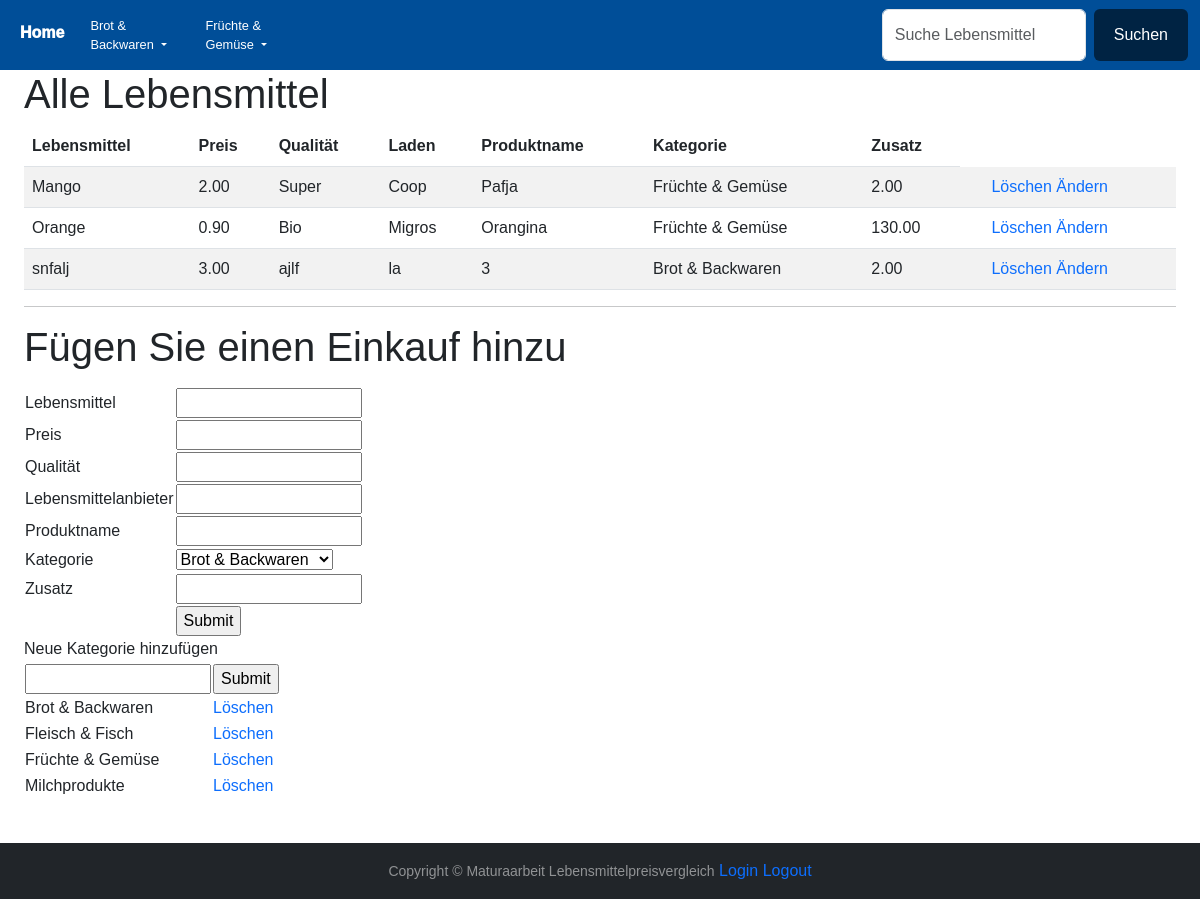
Page /add_category on the committed database.
### app.py (models this page shows)
class Produkt(db.Model):
    id = db.Column(db.Integer, primary_key=True)
    preis = db.Column(db.Numeric(scale=2), unique=False, nullable=False)
    lebensmittel = db.Column(db.String(120), unique=False, nullable=False)
    quali = db.Column(db.String(120), unique=False, nullable=False)
    laden= db.Column(db.String(120), unique=False, nullable=False)
    produktname = db.Column(db.String(120), unique=False, nullable=False)
    kategorie = db.Column(db.String(120), unique=False, nullable=False)
    zusatz = db.Column(db.Numeric(scale=2), unique=False, nullable=True)

class Kategorie(db.Model):
    id = db.Column(db.Integer, primary_key=True)
    name = db.Column(db.String(120), unique=True, nullable=False)

### app.py (the view, shortened to what this page needs)
@app.route("/add_category", methods=["GET", "POST"])
def add_category():
    lebensmittel = db.session.execute(db.select(Produkt).group_by(Produkt.lebensmittel)).scalars()
    lebensmittel=list(lebensmittel)
    products = db.session.execute(db.select(Produkt).order_by(Produkt.lebensmittel)).scalars()
    products=list(products)
    categories = Produkt.query.group_by(Produkt.kategorie).distinct()
    categories = list(categories)
    cat = Kategorie.query.order_by(Kategorie.name).all()
    cat = list(cat)
    return render_template("admin.html", lebensmittel=lebensmittel, products=products, categories=categories, cat=cat)

### app.py (called while the page is built)
@app.before_request
def before_request():
    g.user = None
    if "user" in session:
        g.user = session["user"]

### templates/admin.html (shortened to what this page needs)
{% extends "base.html" %}
{% block content %}
<h1>Alle Lebensmittel</h1>
<div class="grocery-table">
    <table class="table table-striped">
        <thead>
            <tr>
                <th>Lebensmittel</th>
                <th>Preis</th>
                <th>Qualität</th>
                <th>Laden</th>
                <th>Produktname</th>
                <th>Kategorie</th>
                <th>Zusatz</th>
            </tr>
        </thead>
        <tbody>
            {% for grocery in products %}
            <tr>
                <td>{{ grocery.lebensmittel }}</td>
                <td>{{ grocery.preis }}</td>
                <td>{{ grocery.quali }}</td>
                <td>{{ grocery.laden }}</td>
                <td>{{ grocery.produktname }}</td>
                <td>{{ grocery.kategorie }}</td>
                <td>{{ grocery.zusatz}}</td>
                <td></td>
                <td><a href="{{ url_for('delete', id=grocery.id) }}">Löschen</a> <a href="{{ url_for('update', id=grocery.id) }}">Ändern</a></td>
            </tr>
            {% endfor %}
        </tbody>
    </table>
</div>
<hr>
<h1>Fügen Sie einen Einkauf hinzu</h1>
<form method="post" action="{{url_for("add_grocery")}}">
    <table>
        <tbody>
            <tr>
                <td>Lebensmittel</td>
                <td><input type="text" name="lebensmittel" required></td>
            </tr>
            <tr>
                <td>Preis</td>
                <td><input type="number" name="preis" step=".01" required></td>
            </tr>
            <tr>
                <td>Qualität</td>
                <td><input type="text" name="quali" required></td>
            </tr>
            <tr>
                <td>Lebensmittelanbieter</td>
                <td><input type="text" name="laden" required></td>
            </tr>
            <tr>
                <td>Produktname</td>
                <td><input type="text" name="produktname" required></td>
            </tr>
            <tr>
                <td>Kategorie</td>
                <td>
                    <select name="category" id="category">
                        {% for category in cat %}
                            <option value="{{category.name}}">{{category.name}}</option>
                        {% endfor %}
                    </select>
                </td>
            </tr>
            <tr>
                <td>Zusatz</td>
                <td><input type="number" name="zusatz" step=".01" required></td>
            </tr>
            <tr>
                <td></td><td><input type="submit" id="newgrocery"></td>
            </tr>
        </tbody>
    </table>
</form>
<form method="post" action="{{url_for("add_category")}}">
    <table>
        <th>
            <tr>
                <label for="cat">Neue Kategorie hinzufügen</label>
                <td><input type="text" name="cat" action="{{ url_for("admin")}}"></td><td><input type="submit" form="newcategory"></td>
            </tr>
        </th>
        <tbody>
            {% for category in cat %}
            <tr>
                <td>
                    {{category.name}}
                </td>
                <td>
                    <a href="{{ url_for("catdel", id=category.id) }}">Löschen</a>
                </td>
            </tr>
            {% endfor %}
        </tbody>
    </table>
</form>
{% endblock %}

### templates/base.html (shortened to what this page needs)
<!doctype html>
<html lang="en">
  <head>
    <link href="https://cdn.jsdelivr.net/npm/bootstrap@5.3.0-alpha3/dist/css/bootstrap.min.css" rel="stylesheet">
    <link rel="stylesheet" href="/static/style.css">
  </head>
  <body>
    <nav class="navbar navbar-expand-lg bg-body-primary" id="navbar">
      <div class="container-fluid">
        <div class="collapse navbar-collapse" id="navbarSupportedContent">
          <ul class="navbar-nav me-auto mb-2 mb-lg-0 ">
            <li class="nav-item">
              <a class="nav-link home weisseschrift center-vertical" aria-current="page" href="{{ url_for("home") }}">Home</a>
            </li>
            {% for category in categories %}
            <li class="nav-item dropdown">
               <a class="nav-link dropdown-toggle weisseschrift breite wrap-text shadow-none" href="{{ url_for("kategorie", kategorie=category.kategorie) }}" role="button" data-bs-toggle="dropdown" aria-expanded="false">
                 {{ category.kategorie }}
               </a>
            </li>
          {% endfor %}
           </ul>
          <form method="POST" action="{{ url_for("search") }}" class="d-flex" role="search">
            <input class="form-control me-2" type="search" placeholder="Suche Lebensmittel" aria-label="Search" name="searched" required>
            <button class="btn search" type="submit">Suchen</button>
          </form>
        </div>
      </div>
    </nav>
    <div class="content-page">
      {%block content%}
      {%endblock%}
    </div>
    <footer id="sticky-footer" class="flex-shrink-0 py-3 bg-dark text-white-50">
      <div class="container text-center">
       <small>Copyright &copy; Maturaarbeit Lebensmittelpreisvergleich</small>
       <a href="{{ url_for("login") }}">Login</a>
       <a href="{{ url_for("dropsession") }}">Logout</a>
      </div>
    </footer>
  </body>
</html>

### static/style.css (style rules this page uses)
:root { --bs-blue: #0d6efd; --bs-indigo: #6610f2; --bs-purple: #6f42c1; --bs-pink: #d63384; --bs-red: #dc3545; --bs-orange: #fd7e14; --bs-yellow: #ffc107; --bs-green: #198754; --bs-teal: #20c997; --bs-cyan: #0dcaf0; --bs-white: #fff; --bs-gray: #6c757d; --bs-gray-dark: #343a40; --bs-primary: #0d6efd; --bs-secondary: #6c757d; --bs-success: #198754; --bs-info: #0dcaf0; --bs-warning: #ffc107; --bs-danger: #dc3545; --bs-light: #f8f9fa; --bs-dark: #212529; --bs-font-sans-serif: system-ui, -apple-system, "Segoe UI", Roboto, "Helvetica Neue", Arial, "Noto Sans", "Liberation Sans", sans-serif, "Apple Color Emoji", "Segoe UI Emoji", "Segoe UI Symbol", "Noto Color Emoji"; --bs-font-monospace: SFMono-Regular, Menlo, Monaco, Consolas, "Liberation Mono", "Courier New", monospace; --bs-gradient: linear-gradient(180deg, rgba(255, 255, 255, 0.15), rgba(255, 255, 255, 0)); }
.navbar { font-size: 0.8em; font-weight: 500; background-color: #004e98ff; outline: none !important; }
.weisseschrift { color: white; }
.home { font-size: 1.25em; font-weight: 1000; }
#sticky-footer { position: fixed; bottom: 0; width: 100%; }
body { margin-bottom: 100px; }
.container { max-width: 1000px; margin-left: auto; margin-right: auto; padding-left: 10px; padding-right: 10px; }
.content-page { margin: 0 2%; }
.btn { border: 2px white; background-color:rgb(0, 35, 67); color: white; padding: 14px 20px; font-size: 16px; cursor: pointer; }
.search { border-color: white; color: white; }
a:link, a:visited { text-decoration: none; }
.breite { width: 30px; }
.breite { width: 115px; display: block; }
.wrap-text { white-space: normal; word-wrap:normal; max-width: 90%; color: #fff !important; }
.center-vertical { line-height: 30px; padding-top: 10px; margin-right: 10px; }
body { font-family: "Helvetica", Arial, sans-serif; }

### rows in the picture
Produkt: kategorie "Brot & Backwaren", lebensmittel "snfalj", preis "3.00", quali "ajlf", laden "la", produktname "3", zusatz "2.00"
Produkt: kategorie "Früchte & Gemüse", lebensmittel "Orange", preis "0.90", quali "Bio", laden "Migros", produktname "Orangina", zusatz "130.00"
Produkt: lebensmittel "Mango", preis "2.00", quali "Super", laden "Coop", produktname "Pafja", kategorie "Früchte & Gemüse", zusatz "2.00"
Kategorie: name "Brot & Backwaren"
Kategorie: name "Fleisch & Fisch"
Kategorie: name "Früchte & Gemüse"
Kategorie: name "Milchprodukte"

### other values in the picture
form field category "Brot & Backwaren"
